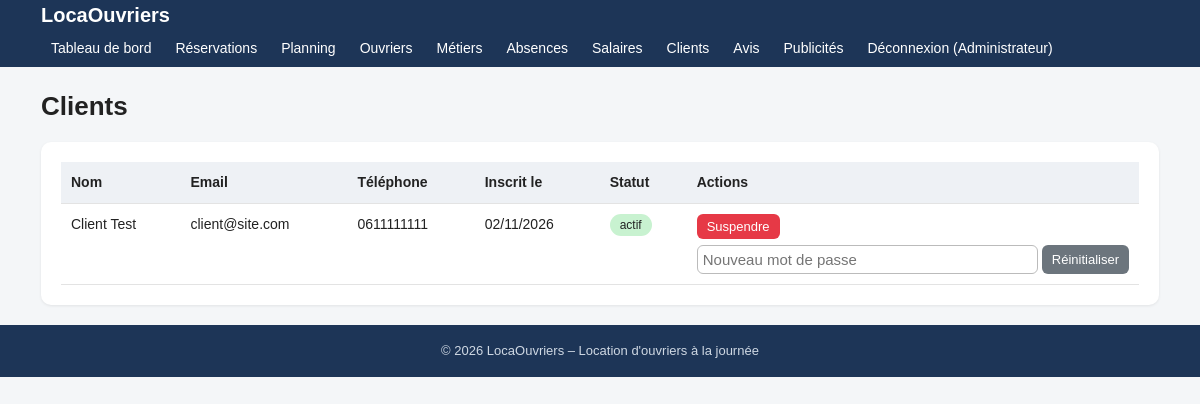
The app's page /admin/clients (signed in) with its own data.
### tables this page shows
CREATE TABLE users (
  id INT AUTO_INCREMENT PRIMARY KEY,
  nom VARCHAR(100) NOT NULL,
  email VARCHAR(150) NOT NULL UNIQUE,
  mot_de_passe VARCHAR(255) NOT NULL,
  telephone VARCHAR(30) DEFAULT NULL,
  adresse VARCHAR(255) DEFAULT NULL,
  role ENUM('client','ouvrier','admin') NOT NULL DEFAULT 'client',
  statut ENUM('actif','suspendu') NOT NULL DEFAULT 'actif',
  created_at TIMESTAMP DEFAULT CURRENT_TIMESTAMP
);

### app/core/Controller.php (called while the page is built, shortened)
<?php
abstract class Controller
{
    protected function render(string $view, array $data = [], string $layout = 'main'): void
    {
        extract($data);
        $viewFile = APP . '/views/' . $view . '.php';
        require $viewFile;
    }
}

### app/controllers/AdminController.php (called while the page is built, shortened)
<?php
class AdminController extends Controller
{
    public function clients(): void
    {
        $this->render('admin/clients', ['clients' => User::clients()]);
    }
}

### app/core/Router.php (called while the page is built, shortened)
<?php
class Router
{
    public function dispatch(string $url): void
    {
        $parts = array_values(array_filter(explode('/', trim($url, '/')), 'strlen'));
        $action = $parts[1] ?? 'index';
        $params = array_slice($parts, 2);
        $obj = new $class();
        call_user_func_array([$obj, $action], $params);
    }
}

### public/index.php (called while the page is built, shortened)
<?php
require APP . '/core/helpers.php';
require APP . '/core/Database.php';
require APP . '/core/Model.php';
require APP . '/core/Controller.php';
require APP . '/core/Router.php';
(new Router())->dispatch($_GET['url'] ?? '');

### app/core/Database.php (called while the page is built)
<?php
class Database
{
    private static ?PDO $pdo = null;
    public static function pdo(): PDO
    {
        if (self::$pdo === null) {
            $c = $GLOBALS['config'];
            $dsn = "mysql:host={$c['db_host']};dbname={$c['db_name']};charset=utf8mb4";
            self::$pdo = new PDO($dsn, $c['db_user'], $c['db_pass'], [
                PDO::ATTR_ERRMODE            => PDO::ERRMODE_EXCEPTION,
                PDO::ATTR_DEFAULT_FETCH_MODE => PDO::FETCH_ASSOC,
                PDO::ATTR_EMULATE_PREPARES   => false,
            ]);
        }
        return self::$pdo;
    }
}

### app/core/Model.php (called while the page is built, shortened)
<?php
abstract class Model
{
    protected static function db(): PDO { return Database::pdo(); }
    protected static function query(string $sql, array $params = []): PDOStatement
    {
        $st = self::db()->prepare($sql);
        $st->execute($params);
        return $st;
    }
    protected static function all(string $sql, array $params = []): array
    {
        return self::query($sql, $params)->fetchAll();
    }
}

### app/models/User.php (called while the page is built, shortened)
<?php
class User extends Model
{
    public static function clients(): array
    {
        return self::all("SELECT * FROM users WHERE role='client' ORDER BY created_at DESC");
    }
}

### app/views/admin/clients.php (the view, shortened to what this page needs)
<h1>Clients</h1>
<div class="card table-wrap">
<table>
  <tr><th>Nom</th><th>Email</th><th>Téléphone</th><th>Inscrit le</th><th>Statut</th><th>Actions</th></tr>
  <?php foreach ($clients as $c): ?>
  <tr>
    <td><?= e($c['nom']) ?></td><td><?= e($c['email']) ?></td><td><?= e($c['telephone']) ?></td>
    <td><?= dateFr($c['created_at']) ?></td><td><?= badge($c['statut']) ?></td>
    <td>
      <div class="actions">
      <?php if ($c['statut'] === 'actif'): ?>
        <?= postBtn('admin/client_status/' . $c['id'] . '/suspendu', 'Suspendre', 'btn small red', 'Suspendre ce client ?') ?>
      <?php else: ?>
        <?= postBtn('admin/client_status/' . $c['id'] . '/actif', 'Réactiver', 'btn small green') ?>
      <?php endif; ?>
      </div>
      <form method="post" action="<?= e(url('admin/client_reset/' . $c['id'])) ?>" style="margin-top:6px;display:flex;gap:4px">
        <input type="text" name="password" placeholder="Nouveau mot de passe" style="padding:5px">
        <button class="btn small gray" type="submit">Réinitialiser</button>
      </form>
    </td>
  </tr>
  <?php endforeach; ?>
</table>
</div>

### app/core/helpers.php (shortened to what this page needs)
<?php
function e($v): string { return htmlspecialchars((string)$v, ENT_QUOTES, 'UTF-8'); }
function url(string $path = ''): string { return BASE_URL . '/' . ltrim($path, '/'); }
function dateFr(?string $d): string { return $d ? date('d/m/Y', strtotime($d)) : ''; }
function statusLabel(string $s): string {
    $map = [
        'en_attente' => 'En attente', 'acceptee' => 'Acceptée', 'affectee' => 'Ouvrier affecté',
        'en_cours' => 'En cours', 'terminee' => 'Terminée', 'refusee' => 'Refusée', 'annulee' => 'Annulée',
        'planifiee' => 'Planifiée', 'a_remplacer' => 'À remplacer', 'a_payer' => 'À payer', 'paye' => 'Payé',
    ];
    return $map[$s] ?? $s;
}
function postBtn(string $path, string $label, string $class = 'btn small', string $confirm = '', array $hidden = []): string {
    $h = '<form class="inline" method="post" action="' . e(url($path)) . '"'
       . ($confirm !== '' ? ' onsubmit="return confirm(\'' . e(addslashes($confirm)) . '\')"' : '') . '>' . Csrf::field();
    return $h . '<button class="' . e($class) . '" type="submit">' . e($label) . '</button></form>';
}
function badge(string $s): string { return '<span class="badge ' . e($s) . '">' . e(statusLabel($s)) . '</span>'; }

### public/css/style.css (style rules this page uses)
* { box-sizing:border-box }
body { margin:0;font-family:Arial,Helvetica,sans-serif;background:#f4f6f8;color:#222;line-height:1.5 }
.card { background:#fff;border-radius:10px;padding:20px;margin-bottom:18px;box-shadow:0 1px 3px rgba(0,0,0,.08) }
h1 { font-size:26px;margin:0 0 16px }
input[type=text],input[type=email],input[type=password],input[type=number],input[type=date],input[type=url],input[type=file],select,textarea { width:100%;padding:10px;border:1px solid #bbb;border-radius:6px;font-size:15px;background:#fff }
.btn,button.btn { display:inline-block;background:#1d3557;color:#fff;border:0;padding:10px 18px;border-radius:6px;cursor:pointer;font-size:15px }
.btn.red { background:#e63946 }
.btn.gray { background:#6c757d }
.btn.small { padding:5px 10px;font-size:13px }
.inline { display:inline }
table { width:100%;border-collapse:collapse;background:#fff }
th,td { padding:10px;border-bottom:1px solid #e3e3e3;text-align:left;font-size:14px;vertical-align:top }
th { background:#eef1f5 }
.table-wrap { overflow-x:auto }
.badge { display:inline-block;padding:2px 10px;border-radius:12px;font-size:12px;background:#ddd }
.badge.terminee,.badge.paye,.badge.actif { background:#c8f2d0 }
.actions { display:flex;gap:6px;flex-wrap:wrap }

### records on screen
users: nom "Client Test", email "client@site.com", telephone "0611111111", created_at "02/11/2026", statut "actif"

### other values on screen
$site "LocaOuvriers"
$user['nom'] "Administrateur"
